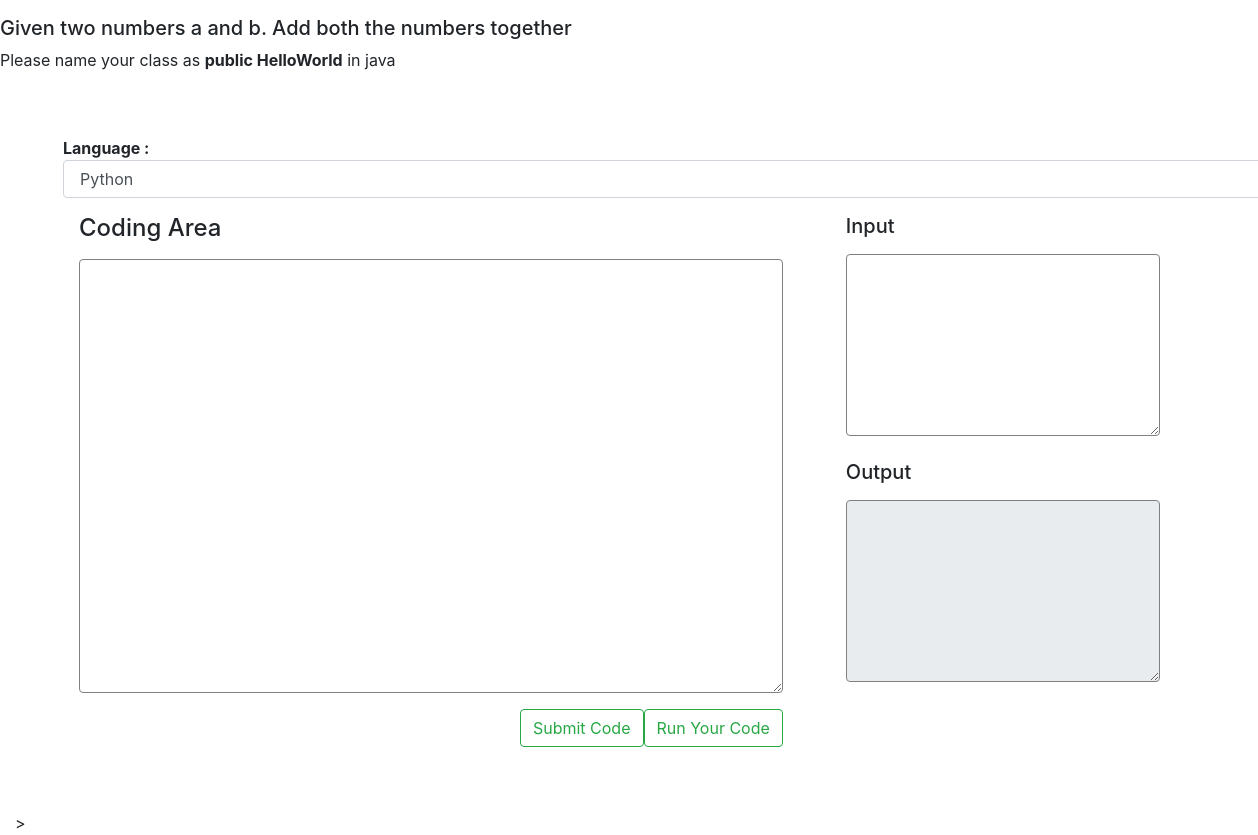
Before: /P1/ with the older database file.
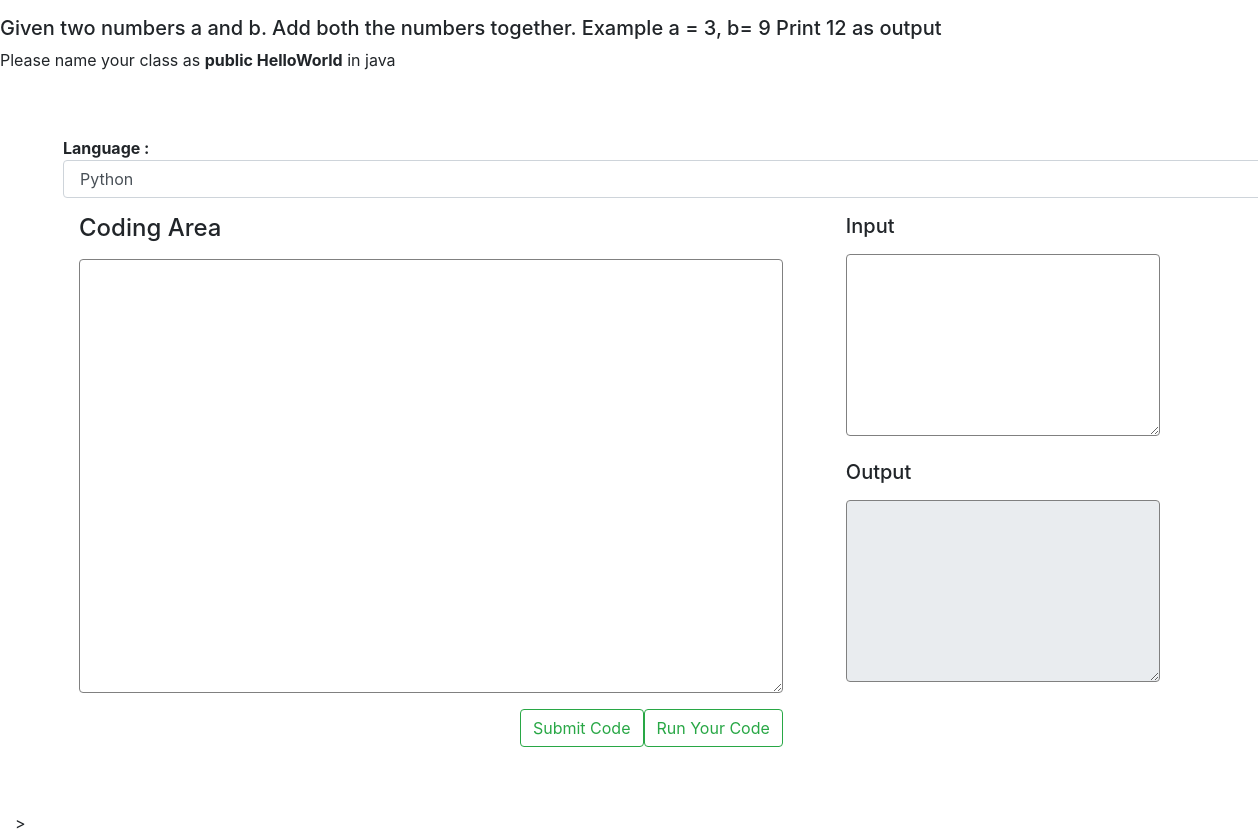
After: the same page with the newer database file.
### signup/models.py (models this page shows, shortened)
class Problem(models.Model):
    problem_id = models.CharField(max_length=20,primary_key=True)
    problem_title= models.CharField(max_length=100)
    description = models.CharField(max_length=2000)
    difficulty = models.CharField(max_length=10,default='Easy')

### signup/views.py (the view, shortened to what this page needs)
# urls.py: path('<str:problem_id>/',displayproblemdetail, name='displayproblemdetail'),
def displayproblemdetail(request,problem_id):
    problem = Problem.objects.filter(problem_id=problem_id).first()
    language = Language.objects.all()
    testcase = TestCase.objects.filter(problem_id=problem_id).first()
    return render(request,'displayProblemDetail.html',{'problem':problem,'language':language})

### template/displayProblemDetail.html (shortened to what this page needs)
<!DOCTYPE html>
<html>
<head>
    <link rel="stylesheet" href="https://maxcdn.bootstrapcdn.com/bootstrap/4.0.0/css/bootstrap.min.css">
</head>
<body>
        <h5> {{problem.description}}</h5>
        <p>Please name your class as <b>public HelloWorld</b> in java</p>
    <div class="container-fluid">
        <div class="row">
          <div class="col-sm-12 ml-5 mr-5 mt-5 mb-5">
            <form action="#" method="post">
              <p><b>Language : </b>
                <select name="language" class="form-control">
                  {% for language in language %}
                    <option value="{{language.name}}">{{ language.name}}</option>
                  {% endfor %}
                </select>
              </p>
              <div class="form-group row">
                <div class="col-sm-7 mr-5 ml-3">
                  <label for="comment"><h4>Coding Area</h4></label>
                  <textarea class="form-control" rows="14" name="code_area" style="border:1px solid grey; letter-spacing: 1px; font-family: 'Lucida Console'; font-size: 20px; " onkeydown="if(event.keyCode===9){var v=this.value,s=this.selectionStart,e=this.selectionEnd;this.value=v.substring(0, s)+'\t'+v.substring(e);this.selectionStart=this.selectionEnd=s+1;  }">{{code}}</textarea>
                </div>
                <div class="col-sm-3">
                  <div class="row mb-4">
                    <label for="comment"><h5>Input</h5></label>
                    <textarea class="form-control" rows="7" name="input_area" style="border:1px solid grey;">{{input}}</textarea>
                  </div>
                  <div class="row">
                    <label for="comment"><h5>Output</h5></label>
                    <textarea class="form-control" rows="7" name="output_area" style="border:1px solid grey;" disabled>{{output}}</textarea>
                  </div>
                </div>
              </div>
              <div class="form-group row">
                <div class="col-sm-7 ml-3">
                  <button class="btn btn-outline-success float-right" type="submit" value="run" name="run" >Run Your Code </button>&nbsp;&nbsp;
                  <button class="btn btn-outline-success float-right" type="submit" value="submit" name="submit">Submit Code </button>
                </div>
            </form>
          </div>
        </div>
      </div>
</body>
</html>>

Changed rows visible on the page:
changed Problem: description "Given two numbers a and b. Add both the numbers together" → "Given two numbers a and b. Add both the numbers together. Example a = 3, b= 9 Print 12 as output"
